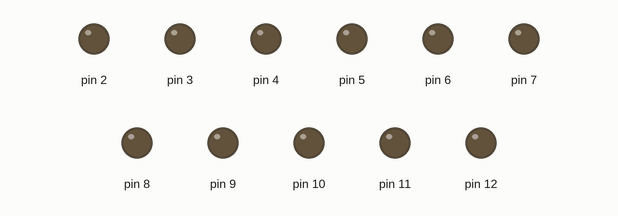
Bench run of a sketch on a simulated Arduino Uno, built with avr-gcc and run on an emulated ATmega328P. Parts: output pins drawn as LEDs (lit = HIGH).

Above: at 0.3 s.
At 2.82 s:
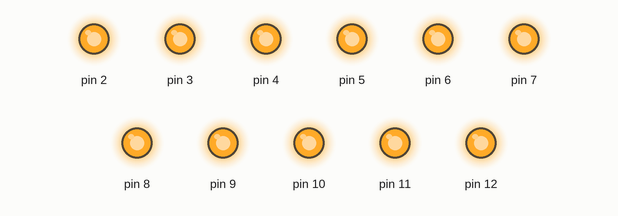
Timing chart, 0 to 3.1 s (numbered marks = the images above):
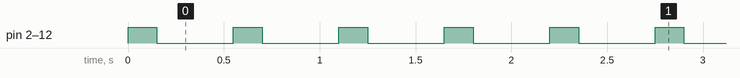

Measured:
- by itself, pin 2–12: alternates HIGH for 0.15 s and LOW for 0.40 s

The sketch:

clignotant.ino
```cpp
void setup() {
  // PAS BESOIN DE TOUCHER
  for (int i=2;i<13;i++){
    pinMode(i,OUTPUT);
  }
}

void loop() {
  // CHANGER PROGRAMME
  // digitalWrite(2,HIGH); // ALLUMER LA LAMPE 2
  // digitalWrite(5,LOW); // ETEINDRE LA LAMPE 2
  // delay(200);          // ATTENDRE 200ms = 0,2 secondes

digitalWrite(2,HIGH);
digitalWrite(3,HIGH);
digitalWrite(4,HIGH);
digitalWrite(5,HIGH);
digitalWrite(6,HIGH);
digitalWrite(7,HIGH);
digitalWrite(8,HIGH);
digitalWrite(8,HIGH);
digitalWrite(9,HIGH);
digitalWrite(10,HIGH);
digitalWrite(11,HIGH);
digitalWrite(12,HIGH);

delay(150);

digitalWrite(2,LOW);
digitalWrite(3,LOW);
digitalWrite(4,LOW);
digitalWrite(5,LOW);
digitalWrite(6,LOW);
digitalWrite(7,LOW);
digitalWrite(8,LOW);
digitalWrite(9,LOW);
digitalWrite(10,LOW);
digitalWrite(11,LOW);
digitalWrite(12,LOW);

delay(400);


}
```
